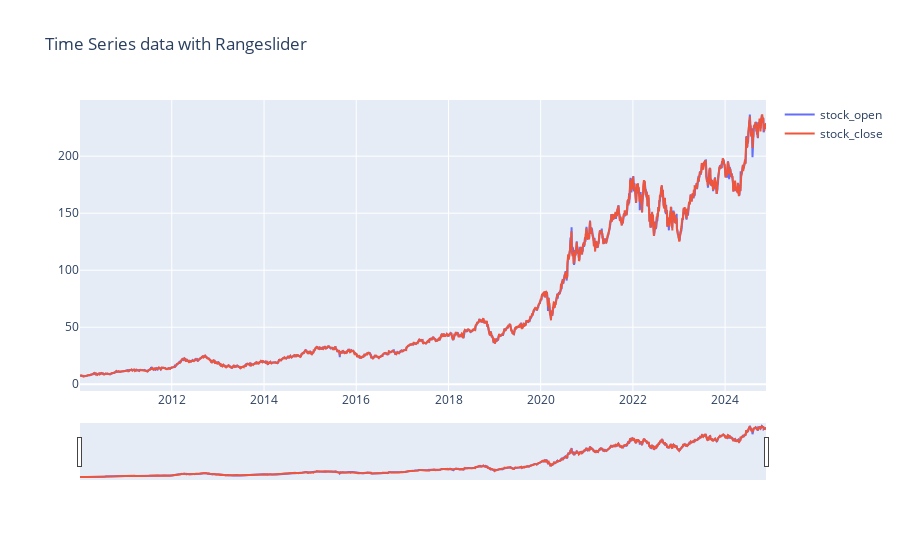

Here is the notebook cell this chart was saved with:
### Code cell
# Plot raw data
def plot_raw_data(data):
    fig = go.Figure()
    fig.add_trace(go.Scatter(x=data['Date'], y=data['Open'], name="stock_open"))
    fig.add_trace(go.Scatter(x=data['Date'], y=data['Close'], name="stock_close"))
    fig.layout.update(title_text='Time Series data with Rangeslider', xaxis_rangeslider_visible=True)
    fig.show()

plot_raw_data(data)

### Figure 1 — Plotly figure (JSON) as saved in the notebook; plotly's stock layout.template omitted (floating-point values rounded to 4 significant figures; data arrays with more than 128 entries replaced by an {"elided": "..."} marker saying what was removed)
{"data": [{"name": "stock_open", "type": "scatter", "x": {"elided": "3747 str values"}, "y": {"elided": "3747 float values"}}, {"name": "stock_close", "type": "scatter", "x": {"elided": "3747 str values"}, "y": {"elided": "3747 float values"}}], "layout": {"title": {"text": "Time Series data with Rangeslider"}, "xaxis": {"rangeslider": {"visible": true}}}}
